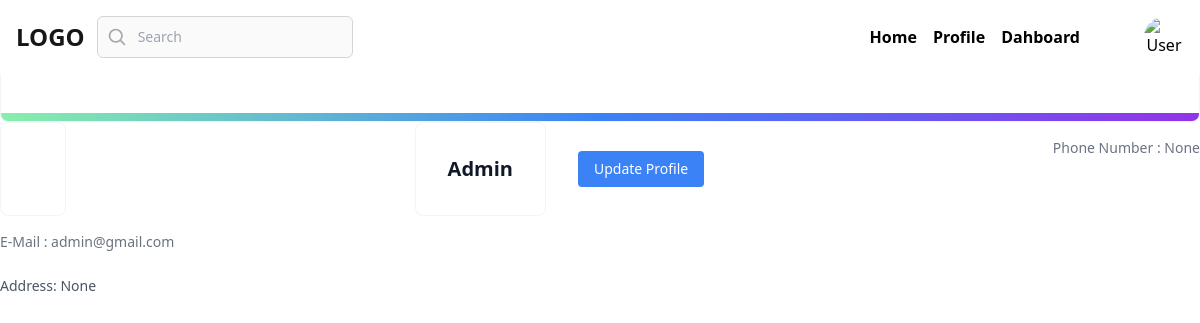
Page /customer/profile/ (signed in) on the committed database.
### myapp/models.py (models this page shows, shortened)
class BaseModel(models.Model):
    created_date=models.DateTimeField(auto_now_add=True)
    updated_date=models.DateTimeField(auto_now=True)
    is_active=models.BooleanField(default=True)

class CustomerProfile(BaseModel):
    user = models.OneToOneField(User, on_delete=models.CASCADE, related_name='customer_profile')
    address = models.CharField(max_length=200, blank=True ,null=True)

class User(AbstractUser):
    role_choices = [
        ('customer', 'Customer'),
        ('provider', 'Service Provider'),
    ]
    role = models.CharField(max_length=20, choices=role_choices,default="customer")
    phone_number = models.CharField(max_length=15, blank=True, null=True)
    is_verified=models.BooleanField(default=False)
    otp=models.CharField(max_length=6,null=True,blank=True)

### myapp/views.py (the view)
# urls.py: path('customer/profile/',views.CustomerProfileListView.as_view(), name='customer-profile'),
class CustomerProfileListView(View):
    template_name="customer_profile.html"
    def get(self,request,*args,**kwargs):
        qs=CustomerProfile.objects.get(user=request.user)
        return render(request,self.template_name,{"data":qs})

### myapp/templates/customer_profile.html (shortened to what this page needs)
{% extends "customer_base.html" %}
{% block main_block %}
{% load static %}
{% if data %}
<a
  href="#"
  class="relative block overflow-hidden rounded-lg border border-gray-100 p-4 sm:p-6 lg:p-8"
>
  <span
    class="absolute inset-x-0 bottom-0 h-2 bg-gradient-to-r from-green-300 via-blue-500 to-purple-600"
  ></span>
  <div class="sm:flex sm:justify-between sm:gap-4">
    <div class="flex items-center gap-4">
      <h3 class="text-lg font-bold text-gray-900 sm:text-xl">
        {{ data.user.username }}
      </h3>
      <a href="{% url 'customer-edit' %}"
         class="ml-4 px-4 py-2 text-sm font-medium text-white bg-blue-500 rounded hover:bg-blue-600 focus:outline-none focus:ring">
         Update Profile
      </a>
    </div>
    <div class="mt-4">
        <p class="text-pretty text-sm text-gray-500">
         Phone Number : {{data.user.phone_number}}
        </p>
      </div>
  </div>
  <div class="mt-4">
    <p class="text-pretty text-sm text-gray-500">
     E-Mail : {{data.user.email}}
    </p>
  </div>
  <dl class="mt-6 flex gap-4 sm:gap-6">
    <div class="flex flex-col-reverse">
      <dt class="text-sm font-medium text-gray-600">Address: {{ data.address }}</dt>
    </div>
  </dl>
</a>
{% else %}
<p class="text-center text-gray-600">No profile available for the logged-in user.</p>
{% endif %}
{% endblock %}

### rows in the picture
CustomerProfile: user.username "Admin", user.phone_number "None", user.email "admin@gmail.com", address "None"
